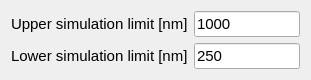
        <widget class="QWidget" name="gridLayoutWidget_7">
         <property name="geometry">
          <rect>
           <x>10</x>
           <y>470</y>
           <width>311</width>
           <height>80</height>
          </rect>
         </property>
         <layout class="QGridLayout" name="gridLayout_4">
          <item row="0" column="1">
           <widget class="QLineEdit" name="RT_max">
            <property name="maximumSize">
             <size>
              <width>120</width>
              <height>16777215</height>
             </size>
            </property>
            <property name="font">
             <font>
              <pointsize>11</pointsize>
              <kerning>true</kerning>
             </font>
            </property>
            <property name="text">
             <string>1000</string>
            </property>
           </widget>
          </item>
          <item row="0" column="0">
           <widget class="QLabel" name="model_label_lambda_max_2">
            <property name="sizePolicy">
             <sizepolicy hsizetype="Expanding" vsizetype="Preferred">
              <horstretch>0</horstretch>
              <verstretch>0</verstretch>
             </sizepolicy>
            </property>
            <property name="font">
             <font>
              <pointsize>11</pointsize>
              <weight>50</weight>
              <bold>false</bold>
              <kerning>true</kerning>
             </font>
            </property>
            <property name="text">
             <string>Upper simulation limit [nm]</string>
            </property>
           </widget>
          </item>
          <item row="1" column="0">
           <widget class="QLabel" name="model_label_lambda_min_3">
            <property name="sizePolicy">
             <sizepolicy hsizetype="Expanding" vsizetype="Expanding">
              <horstretch>0</horstretch>
              <verstretch>0</verstretch>
             </sizepolicy>
            </property>
            <property name="palette">
             <palette>
              <active>
               <colorrole role="WindowText">
                <brush brushstyle="SolidPattern">
                 <color alpha="255">
                  <red>0</red>
                  <green>0</green>
                  <blue>0</blue>
                 </color>
                </brush>
               </colorrole>
               <colorrole role="Button">
                <brush brushstyle="SolidPattern">
                 <color alpha="255">
                  <red>239</red>
                  <green>255</green>
                  <blue>244</blue>
                 </color>
                </brush>
               </colorrole>
               <colorrole role="Light">
                <brush brushstyle="SolidPattern">
                 <color alpha="255">
                  <red>255</red>
                  <green>255</green>
                  <blue>255</blue>
                 </color>
                </brush>
               </colorrole>
               <colorrole role="Midlight">
                <brush brushstyle="SolidPattern">
                 <color alpha="255">
                  <red>247</red>
                  <green>255</green>
                  <blue>249</blue>
                 </color>
                </brush>
               </colorrole>
               <colorrole role="Dark">
                <brush brushstyle="SolidPattern">
                 <color alpha="255">
                  <red>119</red>
                  <green>127</green>
                  <blue>122</blue>
                 </color>
                </brush>
               </colorrole>
               <colorrole role="Mid">
                <brush brushstyle="SolidPattern">
                 <color alpha="255">
                  <red>159</red>
                  <green>170</green>
                  <blue>163</blue>
                 </color>
                </brush>
               </colorrole>
               <colorrole role="Text">
                <brush brushstyle="SolidPattern">
                 <color alpha="255">
                  <red>0</red>
                  <green>0</green>
                  <blue>0</blue>
                 </color>
                </brush>
               </colorrole>
               <colorrole role="BrightText">
                <brush brushstyle="SolidPattern">
                 <color alpha="255">
                  <red>255</red>
                  <green>255</green>
                  <blue>255</blue>
                 </color>
                </brush>
               </colorrole>
               <colorrole role="ButtonText">
                <brush brushstyle="SolidPattern">
                 <color alpha="255">
                  <red>0</red>
                  <green>0</green>
                  <blue>0</blue>
                 </color>
                </brush>
               </colorrole>
               <colorrole role="Base">
                <brush brushstyle="SolidPattern">
                 <color alpha="255">
                  <red>255</red>
                  <green>255</green>
                  <blue>255</blue>
                 </color>
                </brush>
               </colorrole>
               <colorrole role="Window">
                <brush brushstyle="SolidPattern">
                 <color alpha="255">
                  <red>239</red>
                  <green>255</green>
                  <blue>244</blue>
                 </color>
                </brush>
               </colorrole>
               <colorrole role="Shadow">
                <brush brushstyle="SolidPattern">
                 <color alpha="255">
                  <red>0</red>
                  <green>0</green>
                  <blue>0</blue>
                 </color>
                </brush>
               </colorrole>
               <colorrole role="AlternateBase">
                <brush brushstyle="SolidPattern">
                 <color alpha="255">
                  <red>247</red>
                  <green>255</green>
                  <blue>249</blue>
                 </color>
                </brush>
               </colorrole>
               <colorrole role="ToolTipBase">
                <brush brushstyle="SolidPattern">
                 <color alpha="255">
                  <red>255</red>
                  <green>255</green>
                  <blue>220</blue>
                 </color>
                </brush>
               </colorrole>
               <colorrole role="ToolTipText">
                <brush brushstyle="SolidPattern">
                 <color alpha="255">
                  <red>0</red>
                  <green>0</green>
                  <blue>0</blue>
                 </color>
                </brush>
               </colorrole>
               <colorrole role="PlaceholderText">
                <brush brushstyle="SolidPattern">
                 <color alpha="128">
                  <red>0</red>
                  <green>0</green>
                  <blue>0</blue>
                 </color>
                </brush>
               </colorrole>
              </active>
              <inactive>
               <colorrole role="WindowText">
                <brush brushstyle="SolidPattern">
                 <color alpha="255">
                  <red>0</red>
                  <green>0</green>
                  <blue>0</blue>
                 </color>
                </brush>
               </colorrole>
               <colorrole role="Button">
                <brush brushstyle="SolidPattern">
                 <color alpha="255">
                  <red>239</red>
                  <green>255</green>
                  <blue>244</blue>
                 </color>
                </brush>
               </colorrole>
               <colorrole role="Light">
                <brush brushstyle="SolidPattern">
                 <color alpha="255">
                  <red>255</red>
                  <green>255</green>
                  <blue>255</blue>
                 </color>
                </brush>
               </colorrole>
               <colorrole role="Midlight">
                <brush brushstyle="SolidPattern">
                 <color alpha="255">
                  <red>247</red>
                  <green>255</green>
                  <blue>249</blue>
                 </color>
                </brush>
               </colorrole>
               <colorrole role="Dark">
                <brush brushstyle="SolidPattern">
                 <color alpha="255">
                  <red>119</red>
                  <green>127</green>
                  <blue>122</blue>
                 </color>
                </brush>
               </colorrole>
               <colorrole role="Mid">
                <brush brushstyle="SolidPattern">
                 <color alpha="255">
                  <red>159</red>
                  <green>170</green>
                  <blue>163</blue>
                 </color>
                </brush>
               </colorrole>
               <colorrole role="Text">
                <brush brushstyle="SolidPattern">
                 <color alpha="255">
                  <red>0</red>
                  <green>0</green>
                  <blue>0</blue>
                 </color>
                </brush>
               </colorrole>
               <colorrole role="BrightText">
                <brush brushstyle="SolidPattern">
                 <color alpha="255">
                  <red>255</red>
                  <green>255</green>
                  <blue>255</blue>
                 </color>
                </brush>
               </colorrole>
               <colorrole role="ButtonText">
                <brush brushstyle="SolidPattern">
                 <color alpha="255">
                  <red>0</red>
                  <green>0</green>
                  <blue>0</blue>
                 </color>
                </brush>
               </colorrole>
               <colorrole role="Base">
                <brush brushstyle="SolidPattern">
                 <color alpha="255">
                  <red>255</red>
                  <green>255</green>
                  <blue>255</blue>
                 </color>
                </brush>
               </colorrole>
               <colorrole role="Window">
                <brush brushstyle="SolidPattern">
                 <color alpha="255">
                  <red>239</red>
                  <green>255</green>
                  <blue>244</blue>
                 </color>
                </brush>
               </colorrole>
               <colorrole role="Shadow">
                <brush brushstyle="SolidPattern">
                 <color alpha="255">
                  <red>0</red>
                  <green>0</green>
                  <blue>0</blue>
                 </color>
                </brush>
               </colorrole>
               <colorrole role="AlternateBase">
                <brush brushstyle="SolidPattern">
                 <color alpha="255">
                  <red>247</red>
                  <green>255</green>
                  <blue>249</blue>
                 </color>
                </brush>
               </colorrole>
               <colorrole role="ToolTipBase">
                <brush brushstyle="SolidPattern">
                 <color alpha="255">
                  <red>255</red>
                  <green>255</green>
                  <blue>220</blue>
                 </color>
                </brush>
               </colorrole>
               <colorrole role="ToolTipText">
                <brush brushstyle="SolidPattern">
                 <color alpha="255">
                  <red>0</red>
                  <green>0</green>
                  <blue>0</blue>
                 </color>
                </brush>
               </colorrole>
               <colorrole role="PlaceholderText">
                <brush brushstyle="SolidPattern">
                 <color alpha="128">
                  <red>0</red>
                  <green>0</green>
                  <blue>0</blue>
                 </color>
                </brush>
               </colorrole>
              </inactive>
              <disabled>
               <colorrole role="WindowText">
                <brush brushstyle="SolidPattern">
                 <color alpha="255">
                  <red>119</red>
                  <green>127</green>
                  <blue>122</blue>
                 </color>
                </brush>
               </colorrole>
               <colorrole role="Button">
                <brush brushstyle="SolidPattern">
                 <color alpha="255">
                  <red>239</red>
                  <green>255</green>
                  <blue>244</blue>
                 </color>
                </brush>
               </colorrole>
               <colorrole role="Light">
                <brush brushstyle="SolidPattern">
                 <color alpha="255">
                  <red>255</red>
                  <green>255</green>
                  <blue>255</blue>
                 </color>
                </brush>
               </colorrole>
               <colorrole role="Midlight">
                <brush brushstyle="SolidPattern">
                 <color alpha="255">
                  <red>247</red>
                  <green>255</green>
                  <blue>249</blue>
                 </color>
                </brush>
               </colorrole>
               <colorrole role="Dark">
                <brush brushstyle="SolidPattern">
                 <color alpha="255">
                  <red>119</red>
                  <green>127</green>
                  <blue>122</blue>
                 </color>
                </brush>
               </colorrole>
               <colorrole role="Mid">
                <brush brushstyle="SolidPattern">
                 <color alpha="255">
                  <red>159</red>
                  <green>170</green>
                  <blue>163</blue>
                 </color>
                </brush>
               </colorrole>
               <colorrole role="Text">
                <brush brushstyle="SolidPattern">
                 <color alpha="255">
                  <red>119</red>
                  <green>127</green>
                  <blue>122</blue>
                 </color>
                </brush>
               </colorrole>
               <colorrole role="BrightText">
                <brush brushstyle="SolidPattern">
                 <color alpha="255">
                  <red>255</red>
                  <green>255</green>
                  <blue>255</blue>
                 </color>
                </brush>
               </colorrole>
               <colorrole role="ButtonText">
                <brush brushstyle="SolidPattern">
                 <color alpha="255">
                  <red>119</red>
                  <green>127</green>
                  <blue>122</blue>
                 </color>
                </brush>
               </colorrole>
               <colorrole role="Base">
                <brush brushstyle="SolidPattern">
                 <color alpha="255">
                  <red>239</red>
                  <green>255</green>
                  <blue>244</blue>
                 </color>
                </brush>
               </colorrole>
               <colorrole role="Window">
                <brush brushstyle="SolidPattern">
                 <color alpha="255">
                  <red>239</red>
                  <green>255</green>
                  <blue>244</blue>
                 </color>
                </brush>
               </colorrole>
               <colorrole role="Shadow">
                <brush brushstyle="SolidPattern">
                 <color alpha="255">
                  <red>0</red>
                  <green>0</green>
                  <blue>0</blue>
                 </color>
                </brush>
               </colorrole>
               <colorrole role="AlternateBase">
                <brush brushstyle="SolidPattern">
                 <color alpha="255">
                  <red>239</red>
                  <green>255</green>
                  <blue>244</blue>
                 </color>
                </brush>
               </colorrole>
               <colorrole role="ToolTipBase">
                <brush brushstyle="SolidPattern">
                 <color alpha="255">
                  <red>255</red>
                  <green>255</green>
                  <blue>220</blue>
                 </color>
                </brush>
               </colorrole>
               <colorrole role="ToolTipText">
                <brush brushstyle="SolidPattern">
                 <color alpha="255">
                  <red>0</red>
                  <green>0</green>
                  <blue>0</blue>
                 </color>
                </brush>
               </colorrole>
               <colorrole role="PlaceholderText">
                <brush brushstyle="SolidPattern">
                 <color alpha="128">
                  <red>0</red>
                  <green>0</green>
                  <blue>0</blue>
                 </color>
                </brush>
               </colorrole>
              </disabled>
             </palette>
            </property>
            <property name="font">
             <font>
              <pointsize>11</pointsize>
              <weight>50</weight>
              <bold>false</bold>
              <kerning>true</kerning>
             </font>
            </property>
            <property name="frameShadow">
             <enum>QFrame::Plain</enum>
            </property>
            <property name="text">
             <string>Lower simulation limit [nm]</string>
            </property>
           </widget>
          </item>
          <item row="1" column="1">
           <widget class="QLineEdit" name="RT_min">
            <property name="maximumSize">
             <size>
              <width>120</width>
              <height>16777215</height>
             </size>
            </property>
            <property name="font">
             <font>
              <pointsize>11</pointsize>
              <kerning>true</kerning>
             </font>
            </property>
            <property name="text">
             <string>250</string>
            </property>
           </widget>
          </item>
         </layout>
        </widget>
